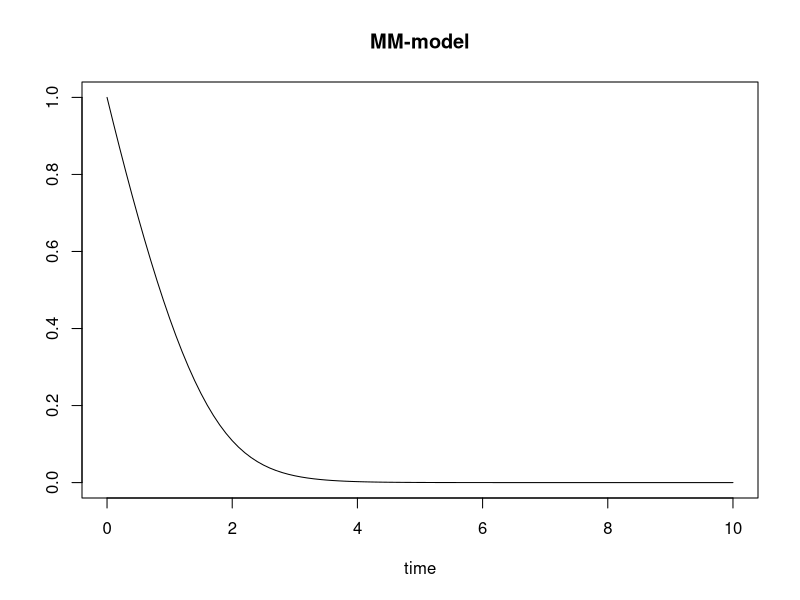

This figure's R source:
rm(list=ls())
# First load the deSolve package:
library(deSolve)

# define the growth function for the Michaelis Menten model:
mm_sys <- function(t, c, P){
  dcdt <- (-P$Kmax*c/(P$kn+c))*P$n
  return(list(dcdt))
  
}
 
# set up a vector of time-points for the output:
timevec <- seq( 0, 10, by=0.1 )

# we need a list of parameters:
P <- list( Kmax=0.1, kn=0.5, n=10)

c0 <- 1  # initial nutrient concentration

# call the ode function to solve the differnetial equation:
out <- ode( y = c0, func = mm_sys, times = timevec, parms = P)

# plot the output
plot(out, main='MM-model')

#par(op)
